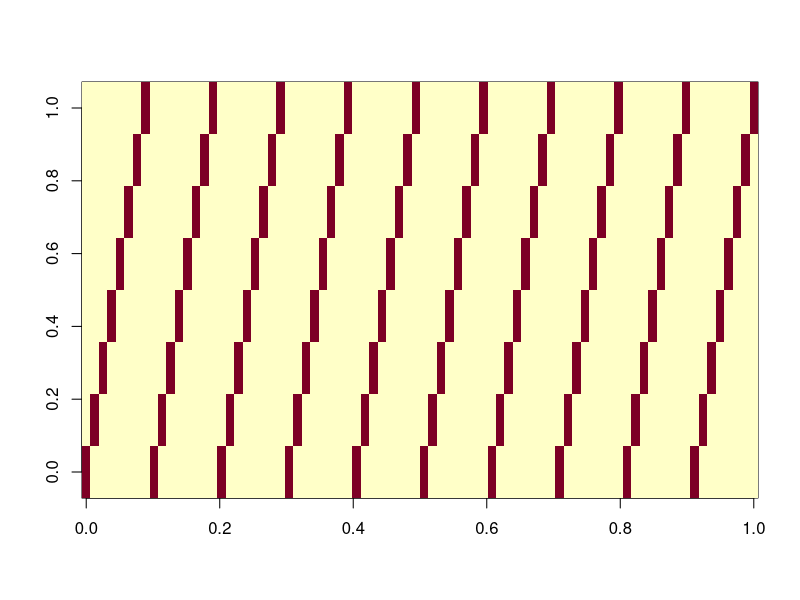
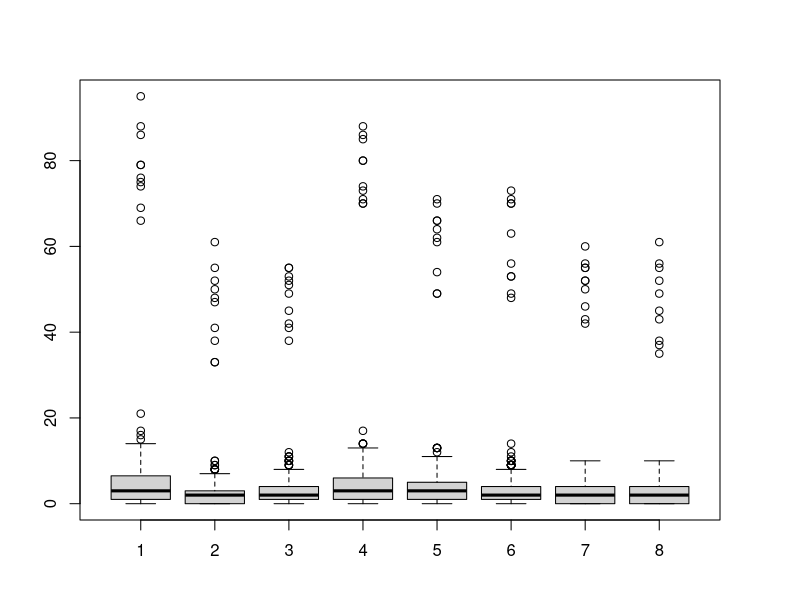
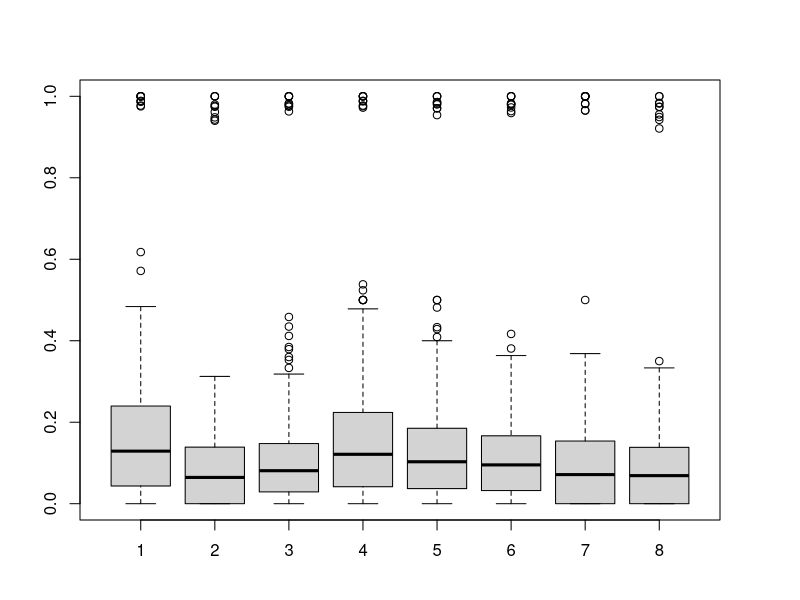
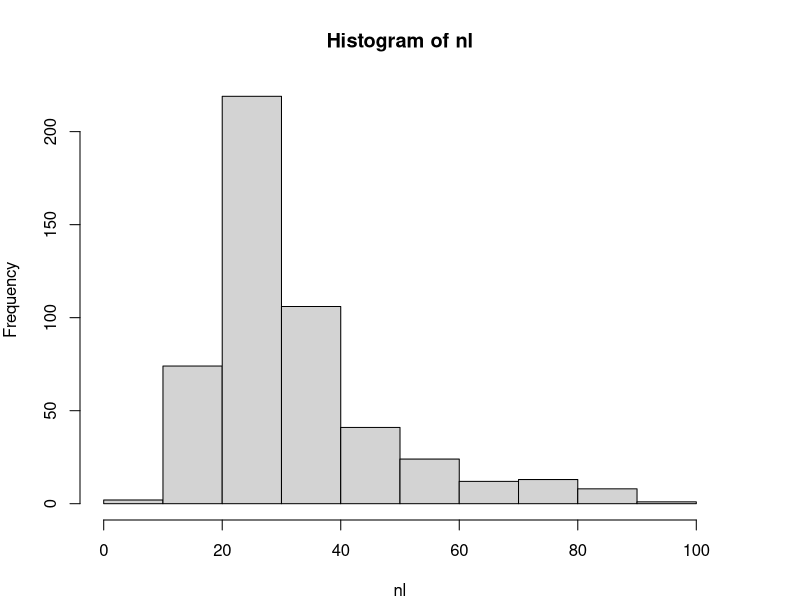
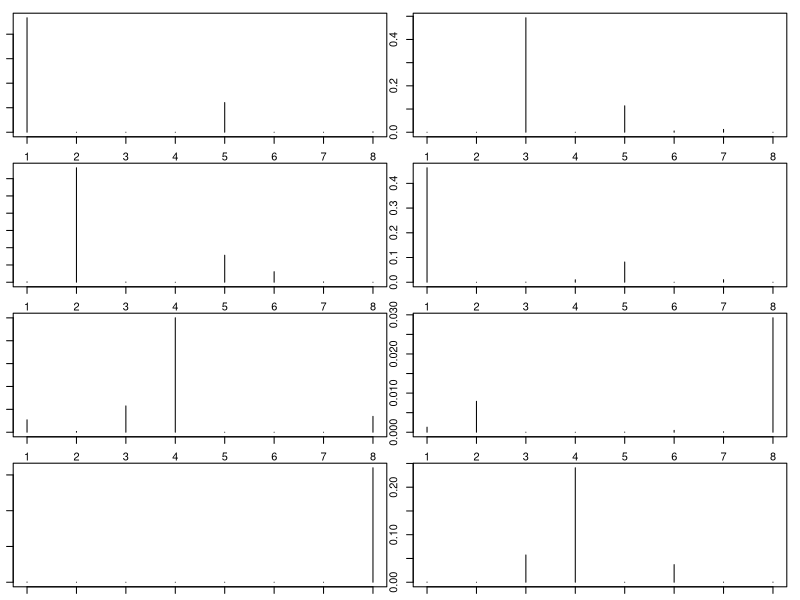
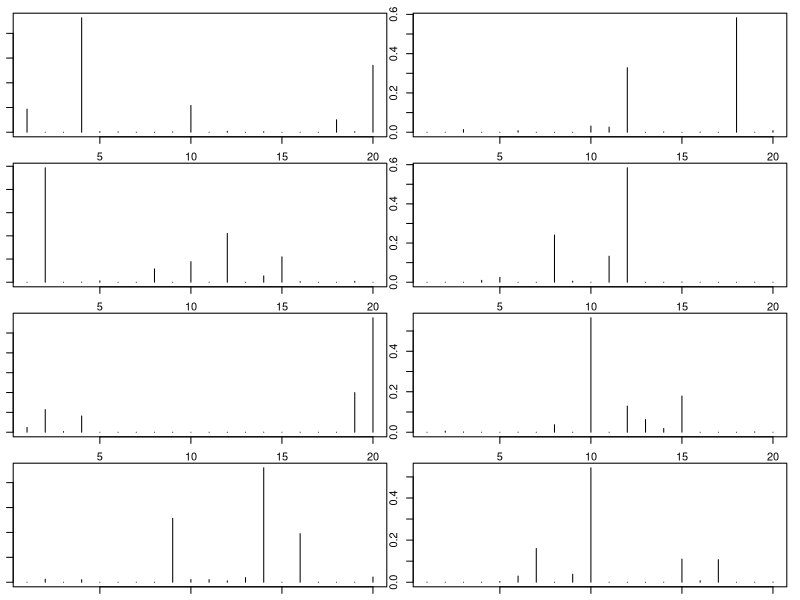
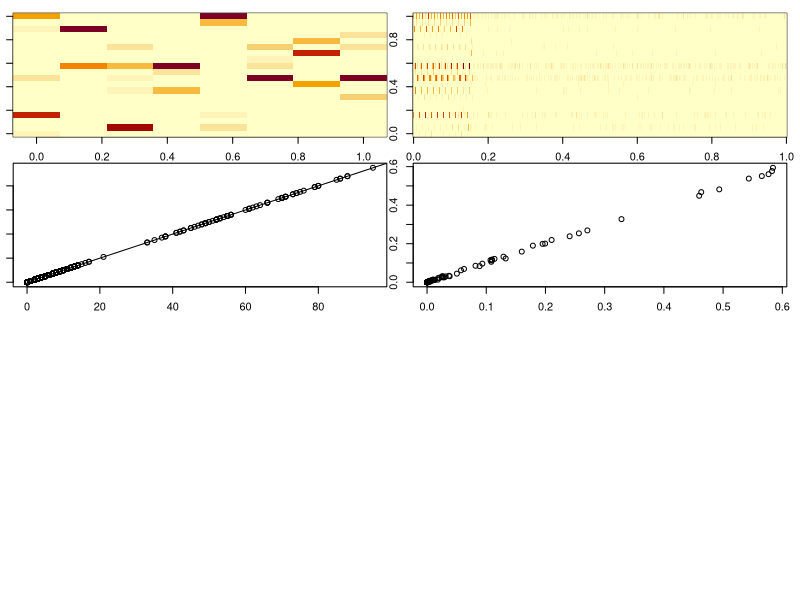

Here is the R script that generated these plots, in order: (Note: this script raises an error after producing the figures.)
rm(list=ls(all=TRUE))
library(MCMCpack)
set.seed(5)

nloc=500
nspp=20
ncommun=8

#design matrix
xmat=matrix(runif(nloc*ncommun,min=-1,max=1),nloc,ncommun)

#pure sites
tmp=matrix(-3,ncommun,ncommun)
diag(tmp)=3
for (i in 1:10){
  seq1=(ncommun*(i-1)+1):(ncommun*i)
  xmat[seq1,]=tmp
}
image(xmat[1:(10*ncommun),])

#parameters
lambda.true=lambda=runif(ncommun,min=2,max=4)
betas.true=betas=diag(1,ncommun)

#get means
lambda1=matrix(lambda,nloc,ncommun,byrow=T)
media=exp(log(lambda1)+xmat%*%betas); range(media)
head(media)

#generate N_lk
par(mfrow=c(1,1),mar=rep(4,4))
nlk=matrix(NA,nloc,ncommun)
for (i in 1:ncommun){
  nlk[,i]=rpois(nloc,media[,i])
}
nlk.true=nlk; boxplot(nlk)
z=nlk/apply(nlk,1,sum); apply(z,1,sum); boxplot(z); apply(z,2,range)
nl=apply(nlk,1,sum)
hist(nl)
sum(nl)

#generate phi (assuming that each species is strongly present in a single group) 
phi=rdirichlet(ncommun,alpha=rep(0.1,nspp))

par(mfrow=c(4,2),mar=rep(1,4))
for (i in 1:ncommun) plot(phi[,i],type='h')

par(mfrow=c(4,2),mar=rep(1,4))
for (i in 1:ncommun) plot(phi[i,],type='h')

# for (i in 1:nspp){ #add some zeroes
#   ind=sample(1:ncommun,size=1)
#   tmp[ind,i]=runif(1,min=0.5,max=1)
# }
# phi=tmp/matrix(rowSums(tmp),ncommun,nspp) #re-scale to make sure it sums to 1
# round(phi[,1:20],2)
# table(round(phi,2))

unique(rowSums(phi))
phi.true=phi
image(phi)

#generate actual observations y
array.lsk=array(0,dim=c(nloc,nspp,ncommun))
for (i in 1:nloc){
  for (k in 1:ncommun){
    array.lsk[i,,k]=rmultinom(1,size=nlk[i,k],prob=phi[k,])
  }
}
array.lsk.true=array.lsk
y=apply(array.lsk,c(1,2),sum)
nks=t(apply(array.lsk,c(2,3),sum))
image(y)

#checking if it makes sense
plot(apply(array.lsk,c(1,3),sum),nlk)
lines(c(0,1000),c(0,1000))

#look at stuff to make sure it makes sense
phi.estim=nks/matrix(rowSums(nks),ncommun,nspp)
plot(phi.true,phi.estim)
nks.true=nks

#export results
setwd('U:\\GIT_models\\git_LDA_MS')
nome=paste('fake data',ncommun,'.csv',sep='')    
colnames(y)=paste('spp',1:nspp,sep='')
rownames(y)=paste('loc',1:nloc,sep='')
write.csv(y,nome,row.names=F)    

nome=paste('fake data xmat',ncommun,'.csv',sep='')    
write.csv(xmat,nome,row.names=F)    
